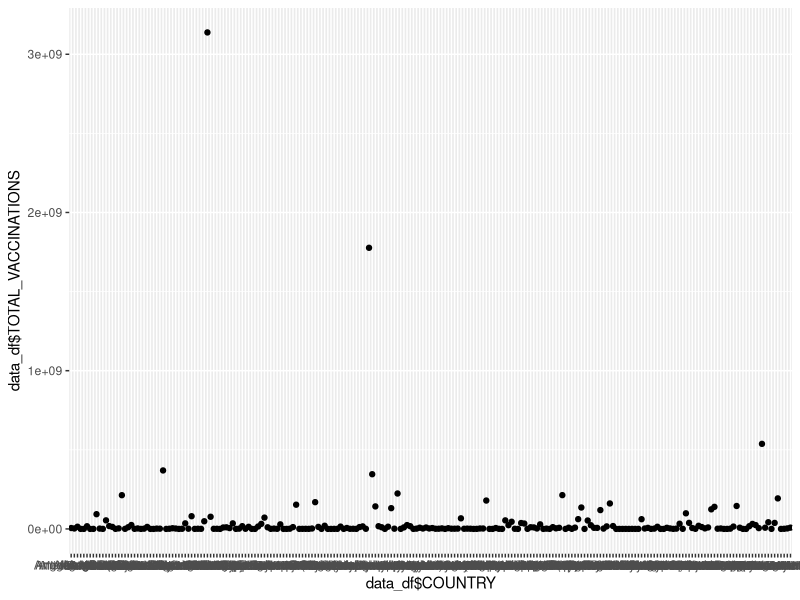
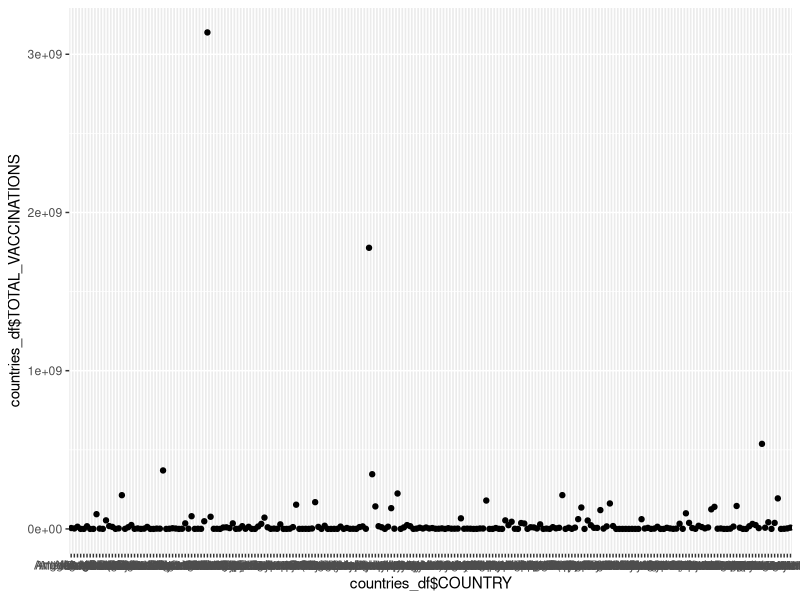
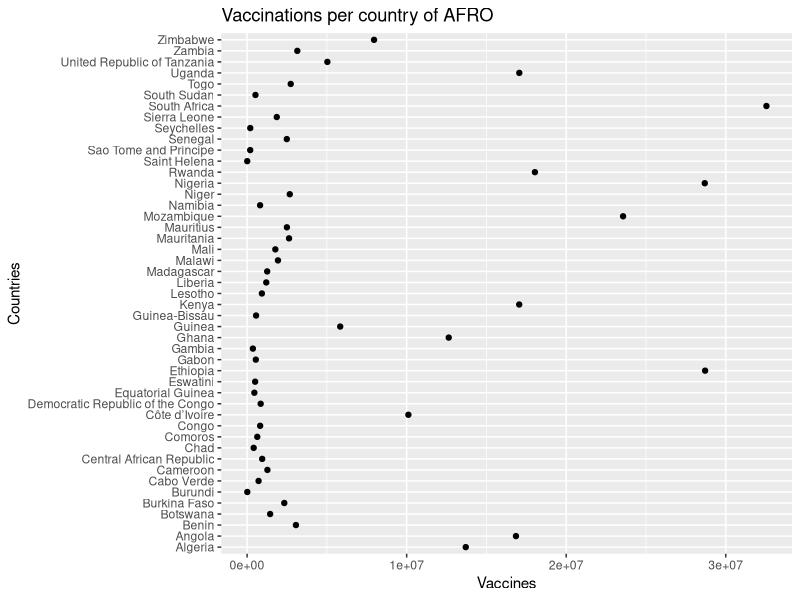

Source code (R) for these figures, in order:
################################################################################
### Load data
################################################################################
# load the ggplot2 library for plotting
library(ggplot2)
library(plyr)

# turn off factors
options(stringsAsFactors = FALSE)

data_df <- read.csv(file = "./vaccination-data.csv", sep=",", quote="\"", header = T, stringsAsFactors = F)
colnames(data_df)
# [1] "COUNTRY"                              "ISO3"                                
# [3] "WHO_REGION"                           "DATA_SOURCE"                         
# [5] "DATE_UPDATED"                         "TOTAL_VACCINATIONS"                  
# [7] "PERSONS_VACCINATED_1PLUS_DOSE"        "TOTAL_VACCINATIONS_PER100"           
# [9] "PERSONS_VACCINATED_1PLUS_DOSE_PER100" "PERSONS_FULLY_VACCINATED"            
# [11] "PERSONS_FULLY_VACCINATED_PER100"      "VACCINES_USED"                       
# [13] "FIRST_VACCINE_DATE"                   "NUMBER_VACCINES_TYPES_USED" 

class(data_df)
"data.frame"

head(data_df)[1:3,1:6]
# COUNTRY ISO3 WHO_REGION DATA_SOURCE DATE_UPDATED TOTAL_VACCINATIONS
# 1 Afghanistan  AFG       EMRO   REPORTING   2022-03-06            5597130
# 2     Albania  ALB       EURO   REPORTING   2022-02-20            2707658
# 3     Algeria  DZA       AFRO   REPORTING   2022-03-09           13704895

# str(data_df)

data_df$COUNTRY

# Unuseful
qplot(x = data_df$COUNTRY,
      y = data_df$TOTAL_VACCINATIONS)

data_afro = data_df[data_df$WHO_REGION == "AFRO", ]
data_amro = data_df[data_df$WHO_REGION == 'AMRO', ]
data_emro = data_df[data_df$WHO_REGION == 'EMRO', ]
data_euro = data_df[data_df$WHO_REGION == 'EURO', ]
data_other = data_df[data_df$WHO_REGION == 'OTHER', ]
data_searo = data_df[data_df$WHO_REGION == 'SEARO', ]
data_wpro = data_df[data_df$WHO_REGION == 'WPRO', ]

# by(data_df, seq_len(nrow(data_df)), function(row) row$COUNTRY <- substr(row$COUNTRY, 1, 3))
countries_df = ddply(data_df, .(COUNTRY, TOTAL_VACCINATIONS, WHO_REGION), function(row) row$COUNTRY = substr(row$COUNTRY, 1, 3))
head(countries_df)
qplot(x = countries_df$COUNTRY,
      y = countries_df$TOTAL_VACCINATIONS)

# Vacinas por país por cada continente
continents = c("AFRO", "AMRO", "EMRO", "EURO", "OTHER", "SEARO", "WPRO")
for (continent in continents) {
  new_df = countries_df[countries_df$WHO_REGION == continent, ]
  qplot(x = new_df$V1,
        y = new_df$TOTAL_VACCINATIONS,
        main = paste("Vaccinations per country of", continent),
        xlab = "Countries",
        ylab = "Vaccines")
}

new_df = data_df[data_df$WHO_REGION == continents[1], ]
qplot(x = new_df$TOTAL_VACCINATIONS,
      y = new_df$COUNTRY,
      main = paste("Vaccinations per country of", continents[1]),
      xlab = "Vaccines",
      ylab = "Countries")

